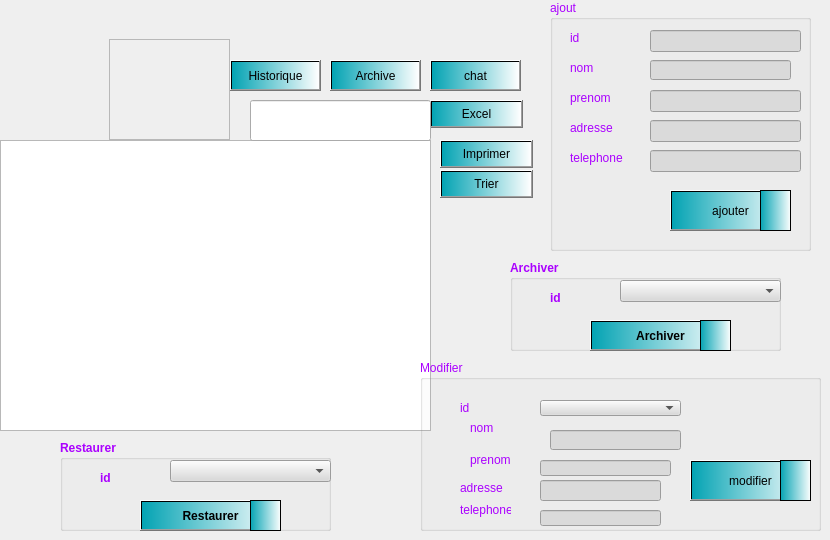
        <widget class="QWidget" name="tab_11">
         <attribute name="title">
          <string> Gestion Employe</string>
         </attribute>
         <widget class="QGroupBox" name="groupBox_7">
          <property name="geometry">
           <rect>
            <x>550</x>
            <y>0</y>
            <width>261</width>
            <height>251</height>
           </rect>
          </property>
          <property name="palette">
           <palette>
            <active>
             <colorrole role="WindowText">
              <brush brushstyle="SolidPattern">
               <color alpha="255">
                <red>170</red>
                <green>0</green>
                <blue>255</blue>
               </color>
              </brush>
             </colorrole>
             <colorrole role="Button">
              <brush brushstyle="SolidPattern">
               <color alpha="255">
                <red>218</red>
                <green>218</green>
                <blue>218</blue>
               </color>
              </brush>
             </colorrole>
             <colorrole role="Base">
              <brush brushstyle="SolidPattern">
               <color alpha="255">
                <red>218</red>
                <green>218</green>
                <blue>218</blue>
               </color>
              </brush>
             </colorrole>
             <colorrole role="Window">
              <brush brushstyle="SolidPattern">
               <color alpha="255">
                <red>218</red>
                <green>218</green>
                <blue>218</blue>
               </color>
              </brush>
             </colorrole>
            </active>
            <inactive>
             <colorrole role="WindowText">
              <brush brushstyle="SolidPattern">
               <color alpha="255">
                <red>170</red>
                <green>0</green>
                <blue>255</blue>
               </color>
              </brush>
             </colorrole>
             <colorrole role="Button">
              <brush brushstyle="SolidPattern">
               <color alpha="255">
                <red>218</red>
                <green>218</green>
                <blue>218</blue>
               </color>
              </brush>
             </colorrole>
             <colorrole role="Base">
              <brush brushstyle="SolidPattern">
               <color alpha="255">
                <red>218</red>
                <green>218</green>
                <blue>218</blue>
               </color>
              </brush>
             </colorrole>
             <colorrole role="Window">
              <brush brushstyle="SolidPattern">
               <color alpha="255">
                <red>218</red>
                <green>218</green>
                <blue>218</blue>
               </color>
              </brush>
             </colorrole>
            </inactive>
            <disabled>
             <colorrole role="WindowText">
              <brush brushstyle="SolidPattern">
               <color alpha="255">
                <red>120</red>
                <green>120</green>
                <blue>120</blue>
               </color>
              </brush>
             </colorrole>
             <colorrole role="Button">
              <brush brushstyle="SolidPattern">
               <color alpha="255">
                <red>218</red>
                <green>218</green>
                <blue>218</blue>
               </color>
              </brush>
             </colorrole>
             <colorrole role="Base">
              <brush brushstyle="SolidPattern">
               <color alpha="255">
                <red>218</red>
                <green>218</green>
                <blue>218</blue>
               </color>
              </brush>
             </colorrole>
             <colorrole role="Window">
              <brush brushstyle="SolidPattern">
               <color alpha="255">
                <red>218</red>
                <green>218</green>
                <blue>218</blue>
               </color>
              </brush>
             </colorrole>
            </disabled>
           </palette>
          </property>
          <property name="title">
           <string>ajout</string>
          </property>
          <widget class="QLabel" name="label_5">
           <property name="geometry">
            <rect>
             <x>20</x>
             <y>60</y>
             <width>331</width>
             <height>16</height>
            </rect>
           </property>
           <property name="text">
            <string>nom</string>
           </property>
          </widget>
          <widget class="QLabel" name="label_6">
           <property name="geometry">
            <rect>
             <x>20</x>
             <y>90</y>
             <width>56</width>
             <height>16</height>
            </rect>
           </property>
           <property name="text">
            <string>prenom</string>
           </property>
          </widget>
          <widget class="QLabel" name="label_7">
           <property name="geometry">
            <rect>
             <x>20</x>
             <y>120</y>
             <width>56</width>
             <height>16</height>
            </rect>
           </property>
           <property name="text">
            <string>adresse</string>
           </property>
          </widget>
          <widget class="QLabel" name="label_8">
           <property name="geometry">
            <rect>
             <x>20</x>
             <y>150</y>
             <width>61</width>
             <height>16</height>
            </rect>
           </property>
           <property name="text">
            <string>telephone</string>
           </property>
          </widget>
          <widget class="QLabel" name="label_9">
           <property name="geometry">
            <rect>
             <x>20</x>
             <y>30</y>
             <width>56</width>
             <height>16</height>
            </rect>
           </property>
           <property name="text">
            <string>id</string>
           </property>
          </widget>
          <widget class="QLineEdit" name="idajout">
           <property name="geometry">
            <rect>
             <x>100</x>
             <y>30</y>
             <width>151</width>
             <height>22</height>
            </rect>
           </property>
          </widget>
          <widget class="QLineEdit" name="prenomajout">
           <property name="geometry">
            <rect>
             <x>100</x>
             <y>90</y>
             <width>151</width>
             <height>22</height>
            </rect>
           </property>
          </widget>
          <widget class="QLineEdit" name="adresseajout">
           <property name="geometry">
            <rect>
             <x>100</x>
             <y>120</y>
             <width>151</width>
             <height>22</height>
            </rect>
           </property>
          </widget>
          <widget class="QLineEdit" name="telephoneajout">
           <property name="geometry">
            <rect>
             <x>100</x>
             <y>150</y>
             <width>151</width>
             <height>22</height>
            </rect>
           </property>
          </widget>
          <widget class="QPushButton" name="ajout">
           <property name="geometry">
            <rect>
             <x>120</x>
             <y>190</y>
             <width>121</width>
             <height>41</height>
            </rect>
           </property>
           <property name="styleSheet">
            <string notr="true">background-color: qlineargradient(spread:repeat, x1:0, y1:0, x2:1, y2:0, stop:0 rgba(3, 163, 179, 255), stop:1 rgba(255, 255, 255, 255));
font: 75 12pt &quot;MS Shell Dlg 2&quot;;
</string>
           </property>
           <property name="text">
            <string>ajouter</string>
           </property>
          </widget>
          <widget class="QLineEdit" name="nomajout">
           <property name="geometry">
            <rect>
             <x>100</x>
             <y>60</y>
             <width>141</width>
             <height>20</height>
            </rect>
           </property>
          </widget>
          <widget class="QFrame" name="frame_41">
           <property name="geometry">
            <rect>
             <x>210</x>
             <y>190</y>
             <width>31</width>
             <height>41</height>
            </rect>
           </property>
           <property name="styleSheet">
            <string notr="true">background-color: qlineargradient(spread:repeat, x1:0, y1:0, x2:1, y2:0, stop:0 rgba(3, 163, 179, 255), stop:1 rgba(255, 255, 255, 255));
image: url(:/resource/plus (1).png);
</string>
           </property>
           <property name="frameShape">
            <enum>QFrame::StyledPanel</enum>
           </property>
           <property name="frameShadow">
            <enum>QFrame::Raised</enum>
           </property>
          </widget>
         </widget>
         <widget class="QTableView" name="tabemploye">
          <property name="geometry">
           <rect>
            <x>0</x>
            <y>140</y>
            <width>431</width>
            <height>291</height>
           </rect>
          </property>
          <property name="styleSheet">
           <string notr="true"/>
          </property>
         </widget>
         <widget class="QGroupBox" name="groupBox_8">
          <property name="geometry">
           <rect>
            <x>420</x>
            <y>360</y>
            <width>401</width>
            <height>171</height>
           </rect>
          </property>
          <property name="palette">
           <palette>
            <active>
             <colorrole role="WindowText">
              <brush brushstyle="SolidPattern">
               <color alpha="255">
                <red>170</red>
                <green>0</green>
                <blue>255</blue>
               </color>
              </brush>
             </colorrole>
             <colorrole role="Button">
              <brush brushstyle="SolidPattern">
               <color alpha="255">
                <red>218</red>
                <green>218</green>
                <blue>218</blue>
               </color>
              </brush>
             </colorrole>
             <colorrole role="Base">
              <brush brushstyle="SolidPattern">
               <color alpha="255">
                <red>218</red>
                <green>218</green>
                <blue>218</blue>
               </color>
              </brush>
             </colorrole>
             <colorrole role="Window">
              <brush brushstyle="SolidPattern">
               <color alpha="255">
                <red>218</red>
                <green>218</green>
                <blue>218</blue>
               </color>
              </brush>
             </colorrole>
            </active>
            <inactive>
             <colorrole role="WindowText">
              <brush brushstyle="SolidPattern">
               <color alpha="255">
                <red>170</red>
                <green>0</green>
                <blue>255</blue>
               </color>
              </brush>
             </colorrole>
             <colorrole role="Button">
              <brush brushstyle="SolidPattern">
               <color alpha="255">
                <red>218</red>
                <green>218</green>
                <blue>218</blue>
               </color>
              </brush>
             </colorrole>
             <colorrole role="Base">
              <brush brushstyle="SolidPattern">
               <color alpha="255">
                <red>218</red>
                <green>218</green>
                <blue>218</blue>
               </color>
              </brush>
             </colorrole>
             <colorrole role="Window">
              <brush brushstyle="SolidPattern">
               <color alpha="255">
                <red>218</red>
                <green>218</green>
                <blue>218</blue>
               </color>
              </brush>
             </colorrole>
            </inactive>
            <disabled>
             <colorrole role="WindowText">
              <brush brushstyle="SolidPattern">
               <color alpha="255">
                <red>120</red>
                <green>120</green>
                <blue>120</blue>
               </color>
              </brush>
             </colorrole>
             <colorrole role="Button">
              <brush brushstyle="SolidPattern">
               <color alpha="255">
                <red>218</red>
                <green>218</green>
                <blue>218</blue>
               </color>
              </brush>
             </colorrole>
             <colorrole role="Base">
              <brush brushstyle="SolidPattern">
               <color alpha="255">
                <red>218</red>
                <green>218</green>
                <blue>218</blue>
               </color>
              </brush>
             </colorrole>
             <colorrole role="Window">
              <brush brushstyle="SolidPattern">
               <color alpha="255">
                <red>218</red>
                <green>218</green>
                <blue>218</blue>
               </color>
              </brush>
             </colorrole>
            </disabled>
           </palette>
          </property>
          <property name="title">
           <string>Modifier</string>
          </property>
          <widget class="QComboBox" name="idmodifier">
           <property name="geometry">
            <rect>
             <x>120</x>
             <y>40</y>
             <width>141</width>
             <height>16</height>
            </rect>
           </property>
           <property name="styleSheet">
            <string notr="true"/>
           </property>
          </widget>
          <widget class="QLineEdit" name="prenommodifier">
           <property name="geometry">
            <rect>
             <x>120</x>
             <y>100</y>
             <width>131</width>
             <height>16</height>
            </rect>
           </property>
          </widget>
          <widget class="QLineEdit" name="adressemodifier">
           <property name="geometry">
            <rect>
             <x>120</x>
             <y>120</y>
             <width>121</width>
             <height>21</height>
            </rect>
           </property>
          </widget>
          <widget class="QLineEdit" name="telmodifier">
           <property name="geometry">
            <rect>
             <x>120</x>
             <y>150</y>
             <width>121</width>
             <height>16</height>
            </rect>
           </property>
          </widget>
          <widget class="QPushButton" name="modifier">
           <property name="geometry">
            <rect>
             <x>270</x>
             <y>100</y>
             <width>121</width>
             <height>41</height>
            </rect>
           </property>
           <property name="styleSheet">
            <string notr="true">background-color: qlineargradient(spread:repeat, x1:0, y1:0, x2:1, y2:0, stop:0 rgba(3, 163, 179, 255), stop:1 rgba(255, 255, 255, 255));
font: 75 12pt &quot;MS Shell Dlg 2&quot;;
</string>
           </property>
           <property name="text">
            <string>modifier</string>
           </property>
          </widget>
          <widget class="QLabel" name="label_10">
           <property name="geometry">
            <rect>
             <x>40</x>
             <y>40</y>
             <width>56</width>
             <height>16</height>
            </rect>
           </property>
           <property name="text">
            <string>id</string>
           </property>
          </widget>
          <widget class="QLabel" name="label_11">
           <property name="geometry">
            <rect>
             <x>50</x>
             <y>60</y>
             <width>56</width>
             <height>16</height>
            </rect>
           </property>
           <property name="text">
            <string>nom</string>
           </property>
          </widget>
          <widget class="QLabel" name="label_12">
           <property name="geometry">
            <rect>
             <x>50</x>
             <y>90</y>
             <width>56</width>
             <height>20</height>
            </rect>
           </property>
           <property name="text">
            <string>prenom</string>
           </property>
          </widget>
          <widget class="QLabel" name="label_13">
           <property name="geometry">
            <rect>
             <x>40</x>
             <y>120</y>
             <width>56</width>
             <height>16</height>
            </rect>
           </property>
           <property name="text">
            <string>adresse</string>
           </property>
          </widget>
          <widget class="QLabel" name="label_14">
           <property name="geometry">
            <rect>
             <x>40</x>
             <y>140</y>
             <width>51</width>
             <height>20</height>
            </rect>
           </property>
           <property name="text">
            <string>telephone</string>
           </property>
          </widget>
          <widget class="QLineEdit" name="nommodifier">
           <property name="geometry">
            <rect>
             <x>130</x>
             <y>70</y>
             <width>131</width>
             <height>20</height>
            </rect>
           </property>
          </widget>
          <widget class="QFrame" name="frame_40">
           <property name="geometry">
            <rect>
             <x>360</x>
             <y>100</y>
             <width>31</width>
             <height>41</height>
            </rect>
           </property>
           <property name="styleSheet">
            <string notr="true">background-color: qlineargradient(spread:repeat, x1:0, y1:0, x2:1, y2:0, stop:0 rgba(3, 163, 179, 255), stop:1 rgba(255, 255, 255, 255));
image: url(:/resource/edit .png);
</string>
           </property>
           <property name="frameShape">
            <enum>QFrame::StyledPanel</enum>
           </property>
           <property name="frameShadow">
            <enum>QFrame::Raised</enum>
           </property>
          </widget>
         </widget>
         <widget class="QGroupBox" name="groupBox_9">
          <property name="geometry">
           <rect>
            <x>510</x>
            <y>260</y>
            <width>271</width>
            <height>91</height>
           </rect>
          </property>
          <property name="palette">
           <palette>
            <active>
             <colorrole role="WindowText">
              <brush brushstyle="SolidPattern">
               <color alpha="255">
                <red>170</red>
                <green>0</green>
                <blue>255</blue>
               </color>
              </brush>
             </colorrole>
             <colorrole role="Button">
              <brush brushstyle="SolidPattern">
               <color alpha="255">
                <red>218</red>
                <green>218</green>
                <blue>218</blue>
               </color>
              </brush>
             </colorrole>
             <colorrole role="Base">
              <brush brushstyle="SolidPattern">
               <color alpha="255">
                <red>218</red>
                <green>218</green>
                <blue>218</blue>
               </color>
              </brush>
             </colorrole>
             <colorrole role="Window">
              <brush brushstyle="SolidPattern">
               <color alpha="255">
                <red>218</red>
                <green>218</green>
                <blue>218</blue>
               </color>
              </brush>
             </colorrole>
            </active>
            <inactive>
             <colorrole role="WindowText">
              <brush brushstyle="SolidPattern">
               <color alpha="255">
                <red>170</red>
                <green>0</green>
                <blue>255</blue>
               </color>
              </brush>
             </colorrole>
             <colorrole role="Button">
              <brush brushstyle="SolidPattern">
               <color alpha="255">
                <red>218</red>
                <green>218</green>
                <blue>218</blue>
               </color>
              </brush>
             </colorrole>
             <colorrole role="Base">
              <brush brushstyle="SolidPattern">
               <color alpha="255">
                <red>218</red>
                <green>218</green>
                <blue>218</blue>
               </color>
              </brush>
             </colorrole>
             <colorrole role="Window">
              <brush brushstyle="SolidPattern">
               <color alpha="255">
                <red>218</red>
                <green>218</green>
                <blue>218</blue>
               </color>
              </brush>
             </colorrole>
            </inactive>
            <disabled>
             <colorrole role="WindowText">
              <brush brushstyle="SolidPattern">
               <color alpha="255">
                <red>120</red>
                <green>120</green>
                <blue>120</blue>
               </color>
              </brush>
             </colorrole>
             <colorrole role="Button">
              <brush brushstyle="SolidPattern">
               <color alpha="255">
                <red>218</red>
                <green>218</green>
                <blue>218</blue>
               </color>
              </brush>
             </colorrole>
             <colorrole role="Base">
              <brush brushstyle="SolidPattern">
               <color alpha="255">
                <red>218</red>
                <green>218</green>
                <blue>218</blue>
               </color>
              </brush>
             </colorrole>
             <colorrole role="Window">
              <brush brushstyle="SolidPattern">
               <color alpha="255">
                <red>218</red>
                <green>218</green>
                <blue>218</blue>
               </color>
              </brush>
             </colorrole>
            </disabled>
           </palette>
          </property>
          <property name="font">
           <font>
            <weight>75</weight>
            <bold>true</bold>
           </font>
          </property>
          <property name="title">
           <string>Archiver</string>
          </property>
          <widget class="QPushButton" name="sup">
           <property name="geometry">
            <rect>
             <x>80</x>
             <y>60</y>
             <width>141</width>
             <height>31</height>
            </rect>
           </property>
           <property name="styleSheet">
            <string notr="true">background-color: qlineargradient(spread:repeat, x1:0, y1:0, x2:1, y2:0, stop:0 rgba(3, 163, 179, 255), stop:1 rgba(255, 255, 255, 255));
font: 75 12pt &quot;MS Shell Dlg 2&quot;;
</string>
           </property>
           <property name="text">
            <string>Archiver</string>
           </property>
          </widget>
          <widget class="QComboBox" name="idsup">
           <property name="geometry">
            <rect>
             <x>110</x>
             <y>20</y>
             <width>161</width>
             <height>22</height>
            </rect>
           </property>
           <property name="styleSheet">
            <string notr="true"/>
           </property>
          </widget>
          <widget class="QLabel" name="label_15">
           <property name="geometry">
            <rect>
             <x>40</x>
             <y>30</y>
             <width>56</width>
             <height>16</height>
            </rect>
           </property>
           <property name="text">
            <string>id</string>
           </property>
          </widget>
          <widget class="QFrame" name="frame_39">
           <property name="geometry">
            <rect>
             <x>190</x>
             <y>60</y>
             <width>31</width>
             <height>31</height>
            </rect>
           </property>
           <property name="styleSheet">
            <string notr="true">background-color: qlineargradient(spread:repeat, x1:0, y1:0, x2:1, y2:0, stop:0 rgba(3, 163, 179, 255), stop:1 rgba(255, 255, 255, 255));
image: url(:/resource/cancel (1).png);
</string>
           </property>
           <property name="frameShape">
            <enum>QFrame::StyledPanel</enum>
           </property>
           <property name="frameShadow">
            <enum>QFrame::Raised</enum>
           </property>
          </widget>
         </widget>
         <widget class="QPushButton" name="Excel">
          <property name="geometry">
           <rect>
            <x>430</x>
            <y>100</y>
            <width>93</width>
            <height>28</height>
           </rect>
          </property>
          <property name="styleSheet">
           <string notr="true">background-color: qlineargradient(spread:repeat, x1:0, y1:0, x2:1, y2:0, stop:0 rgba(3, 163, 179, 255), stop:1 rgba(255, 255, 255, 255));</string>
          </property>
          <property name="text">
           <string>Excel</string>
          </property>
         </widget>
         <widget class="QPushButton" name="imprimer">
          <property name="geometry">
           <rect>
            <x>440</x>
            <y>140</y>
            <width>93</width>
            <height>28</height>
           </rect>
          </property>
          <property name="styleSheet">
           <string notr="true">background-color: qlineargradient(spread:repeat, x1:0, y1:0, x2:1, y2:0, stop:0 rgba(3, 163, 179, 255), stop:1 rgba(255, 255, 255, 255));</string>
          </property>
          <property name="text">
           <string>Imprimer</string>
          </property>
         </widget>
         <widget class="QLineEdit" name="recherche">
          <property name="geometry">
           <rect>
            <x>250</x>
            <y>100</y>
            <width>181</width>
            <height>41</height>
           </rect>
          </property>
          <property name="text">
           <string/>
          </property>
         </widget>
         <widget class="QPushButton" name="trieremplo">
          <property name="geometry">
           <rect>
            <x>440</x>
            <y>170</y>
            <width>93</width>
            <height>28</height>
           </rect>
          </property>
          <property name="styleSheet">
           <string notr="true">background-color: qlineargradient(spread:repeat, x1:0, y1:0, x2:1, y2:0, stop:0 rgba(3, 163, 179, 255), stop:1 rgba(255, 255, 255, 255));</string>
          </property>
          <property name="text">
           <string>Trier</string>
          </property>
         </widget>
         <widget class="QPushButton" name="chat_2">
          <property name="geometry">
           <rect>
            <x>430</x>
            <y>60</y>
            <width>91</width>
            <height>31</height>
           </rect>
          </property>
          <property name="styleSheet">
           <string notr="true">background-color: qlineargradient(spread:repeat, x1:0, y1:0, x2:1, y2:0, stop:0 rgba(3, 163, 179, 255), stop:1 rgba(255, 255, 255, 255));</string>
          </property>
          <property name="text">
           <string>chat</string>
          </property>
         </widget>
         <widget class="QFrame" name="frame_37">
          <property name="geometry">
           <rect>
            <x>109</x>
            <y>39</y>
            <width>121</width>
            <height>101</height>
           </rect>
          </property>
          <property name="styleSheet">
           <string notr="true">
image: url(:/resource/employee.png);</string>
          </property>
          <property name="frameShape">
           <enum>QFrame::StyledPanel</enum>
          </property>
          <property name="frameShadow">
           <enum>QFrame::Raised</enum>
          </property>
         </widget>
         <widget class="QGroupBox" name="groupBox_24">
          <property name="geometry">
           <rect>
            <x>60</x>
            <y>440</y>
            <width>271</width>
            <height>91</height>
           </rect>
          </property>
          <property name="palette">
           <palette>
            <active>
             <colorrole role="WindowText">
              <brush brushstyle="SolidPattern">
               <color alpha="255">
                <red>170</red>
                <green>0</green>
                <blue>255</blue>
               </color>
              </brush>
             </colorrole>
             <colorrole role="Button">
              <brush brushstyle="SolidPattern">
               <color alpha="255">
                <red>218</red>
                <green>218</green>
                <blue>218</blue>
               </color>
              </brush>
             </colorrole>
             <colorrole role="Base">
              <brush brushstyle="SolidPattern">
               <color alpha="255">
                <red>218</red>
                <green>218</green>
                <blue>218</blue>
               </color>
              </brush>
             </colorrole>
             <colorrole role="Window">
              <brush brushstyle="SolidPattern">
               <color alpha="255">
                <red>218</red>
                <green>218</green>
                <blue>218</blue>
               </color>
              </brush>
             </colorrole>
            </active>
            <inactive>
             <colorrole role="WindowText">
              <brush brushstyle="SolidPattern">
               <color alpha="255">
                <red>170</red>
                <green>0</green>
                <blue>255</blue>
               </color>
              </brush>
             </colorrole>
             <colorrole role="Button">
              <brush brushstyle="SolidPattern">
               <color alpha="255">
                <red>218</red>
                <green>218</green>
                <blue>218</blue>
               </color>
              </brush>
             </colorrole>
             <colorrole role="Base">
              <brush brushstyle="SolidPattern">
               <color alpha="255">
                <red>218</red>
                <green>218</green>
                <blue>218</blue>
               </color>
              </brush>
             </colorrole>
             <colorrole role="Window">
              <brush brushstyle="SolidPattern">
               <color alpha="255">
                <red>218</red>
                <green>218</green>
                <blue>218</blue>
               </color>
              </brush>
             </colorrole>
            </inactive>
            <disabled>
             <colorrole role="WindowText">
              <brush brushstyle="SolidPattern">
               <color alpha="255">
                <red>120</red>
                <green>120</green>
                <blue>120</blue>
               </color>
              </brush>
             </colorrole>
             <colorrole role="Button">
              <brush brushstyle="SolidPattern">
               <color alpha="255">
                <red>218</red>
                <green>218</green>
                <blue>218</blue>
               </color>
              </brush>
             </colorrole>
             <colorrole role="Base">
              <brush brushstyle="SolidPattern">
               <color alpha="255">
                <red>218</red>
                <green>218</green>
                <blue>218</blue>
               </color>
              </brush>
             </colorrole>
             <colorrole role="Window">
              <brush brushstyle="SolidPattern">
               <color alpha="255">
                <red>218</red>
                <green>218</green>
                <blue>218</blue>
               </color>
              </brush>
             </colorrole>
            </disabled>
           </palette>
          </property>
          <property name="font">
           <font>
            <weight>75</weight>
            <bold>true</bold>
           </font>
          </property>
          <property name="title">
           <string>Restaurer</string>
          </property>
          <widget class="QPushButton" name="sup_3">
           <property name="geometry">
            <rect>
             <x>80</x>
             <y>60</y>
             <width>141</width>
             <height>31</height>
            </rect>
           </property>
           <property name="styleSheet">
            <string notr="true">background-color: qlineargradient(spread:repeat, x1:0, y1:0, x2:1, y2:0, stop:0 rgba(3, 163, 179, 255), stop:1 rgba(255, 255, 255, 255));
font: 75 12pt &quot;MS Shell Dlg 2&quot;;
</string>
           </property>
           <property name="text">
            <string>Restaurer</string>
           </property>
          </widget>
          <widget class="QComboBox" name="idsup_3">
           <property name="geometry">
            <rect>
             <x>110</x>
             <y>20</y>
             <width>161</width>
             <height>22</height>
            </rect>
           </property>
           <property name="styleSheet">
            <string notr="true"/>
           </property>
          </widget>
          <widget class="QLabel" name="label_115">
           <property name="geometry">
            <rect>
             <x>40</x>
             <y>30</y>
             <width>56</width>
             <height>16</height>
            </rect>
           </property>
           <property name="text">
            <string>id</string>
           </property>
          </widget>
          <widget class="QFrame" name="frame_68">
           <property name="geometry">
            <rect>
             <x>190</x>
             <y>60</y>
             <width>31</width>
             <height>31</height>
            </rect>
           </property>
           <property name="styleSheet">
            <string notr="true">background-color: qlineargradient(spread:repeat, x1:0, y1:0, x2:1, y2:0, stop:0 rgba(3, 163, 179, 255), stop:1 rgba(255, 255, 255, 255));
image: url(:/resource/cancel (1).png);
</string>
           </property>
           <property name="frameShape">
            <enum>QFrame::StyledPanel</enum>
           </property>
           <property name="frameShadow">
            <enum>QFrame::Raised</enum>
           </property>
          </widget>
         </widget>
         <widget class="QPushButton" name="chat_3">
          <property name="geometry">
           <rect>
            <x>330</x>
            <y>60</y>
            <width>91</width>
            <height>31</height>
           </rect>
          </property>
          <property name="styleSheet">
           <string notr="true">background-color: qlineargradient(spread:repeat, x1:0, y1:0, x2:1, y2:0, stop:0 rgba(3, 163, 179, 255), stop:1 rgba(255, 255, 255, 255));</string>
          </property>
          <property name="text">
           <string>Archive</string>
          </property>
         </widget>
         <widget class="QPushButton" name="chat_4">
          <property name="geometry">
           <rect>
            <x>230</x>
            <y>60</y>
            <width>91</width>
            <height>31</height>
           </rect>
          </property>
          <property name="styleSheet">
           <string notr="true">background-color: qlineargradient(spread:repeat, x1:0, y1:0, x2:1, y2:0, stop:0 rgba(3, 163, 179, 255), stop:1 rgba(255, 255, 255, 255));</string>
          </property>
          <property name="text">
           <string>Historique</string>
          </property>
         </widget>
        </widget>
